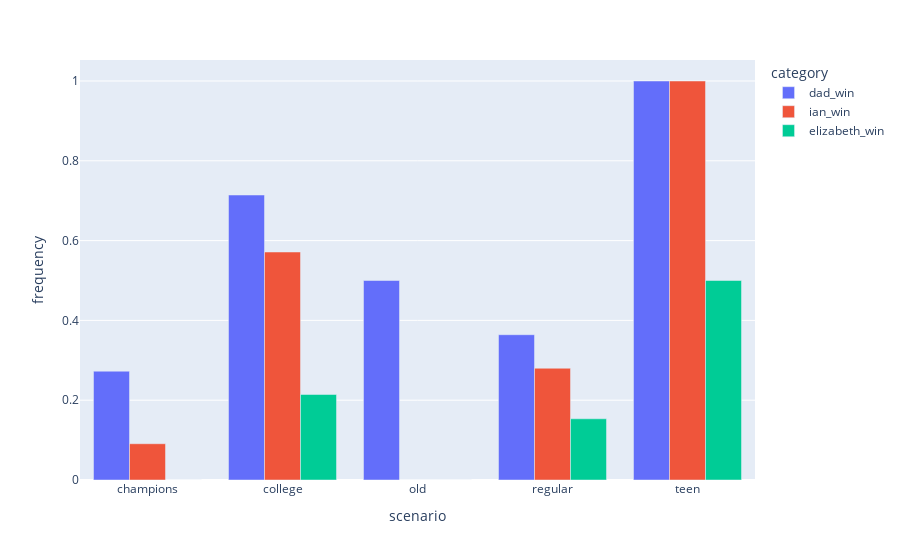

Here is the notebook cell this chart was saved with:
### Code cell
px.bar(win_percentages_type_graphing, x='scenario', y='frequency', color='category', barmode='group')

### Figure 1 — Plotly figure (JSON) as saved in the notebook; plotly's stock layout.template omitted (floating-point values rounded to 4 significant figures)
{"data": [{"alignmentgroup": "True", "hovertemplate": "category=dad_win<br>scenario=%{x}<br>frequency=%{y}<extra></extra>", "legendgroup": "dad_win", "marker": {"color": "#636efa"}, "name": "dad_win", "offsetgroup": "dad_win", "orientation": "v", "showlegend": true, "textposition": "auto", "type": "bar", "x": ["champions", "college", "old", "regular", "teen"], "xaxis": "x", "y": [0.2727, 0.7143, 0.5, 0.3641, 1], "yaxis": "y"}, {"alignmentgroup": "True", "hovertemplate": "category=ian_win<br>scenario=%{x}<br>frequency=%{y}<extra></extra>", "legendgroup": "ian_win", "marker": {"color": "#EF553B"}, "name": "ian_win", "offsetgroup": "ian_win", "orientation": "v", "showlegend": true, "textposition": "auto", "type": "bar", "x": ["champions", "college", "old", "regular", "teen"], "xaxis": "x", "y": [0.09091, 0.5714, 0, 0.2801, 1], "yaxis": "y"}, {"alignmentgroup": "True", "hovertemplate": "category=elizabeth_win<br>scenario=%{x}<br>frequency=%{y}<extra></extra>", "legendgroup": "elizabeth_win", "marker": {"color": "#00cc96"}, "name": "elizabeth_win", "offsetgroup": "elizabeth_win", "orientation": "v", "showlegend": true, "textposition": "auto", "type": "bar", "x": ["champions", "college", "old", "regular", "teen"], "xaxis": "x", "y": [0, 0.2143, 0, 0.1534, 0.5], "yaxis": "y"}], "layout": {"barmode": "group", "legend": {"title": {"text": "category"}, "tracegroupgap": 0}, "margin": {"t": 60}, "xaxis": {"anchor": "y", "domain": [0, 1], "title": {"text": "scenario"}}, "yaxis": {"anchor": "x", "domain": [0, 1], "title": {"text": "frequency"}}}}
